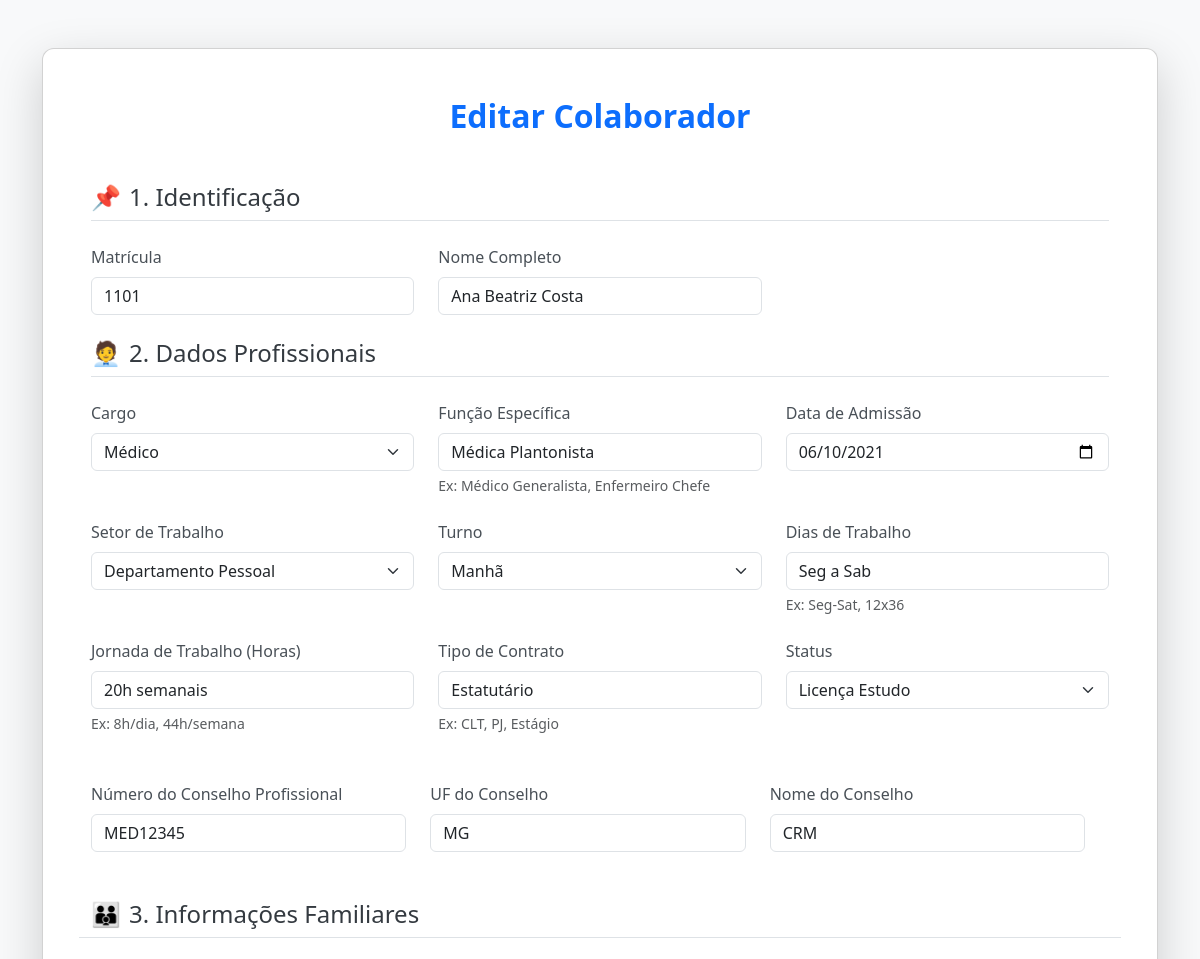
Before: /auth/colaboradores/editar/2/ (signed in, upper part) with the older database file.
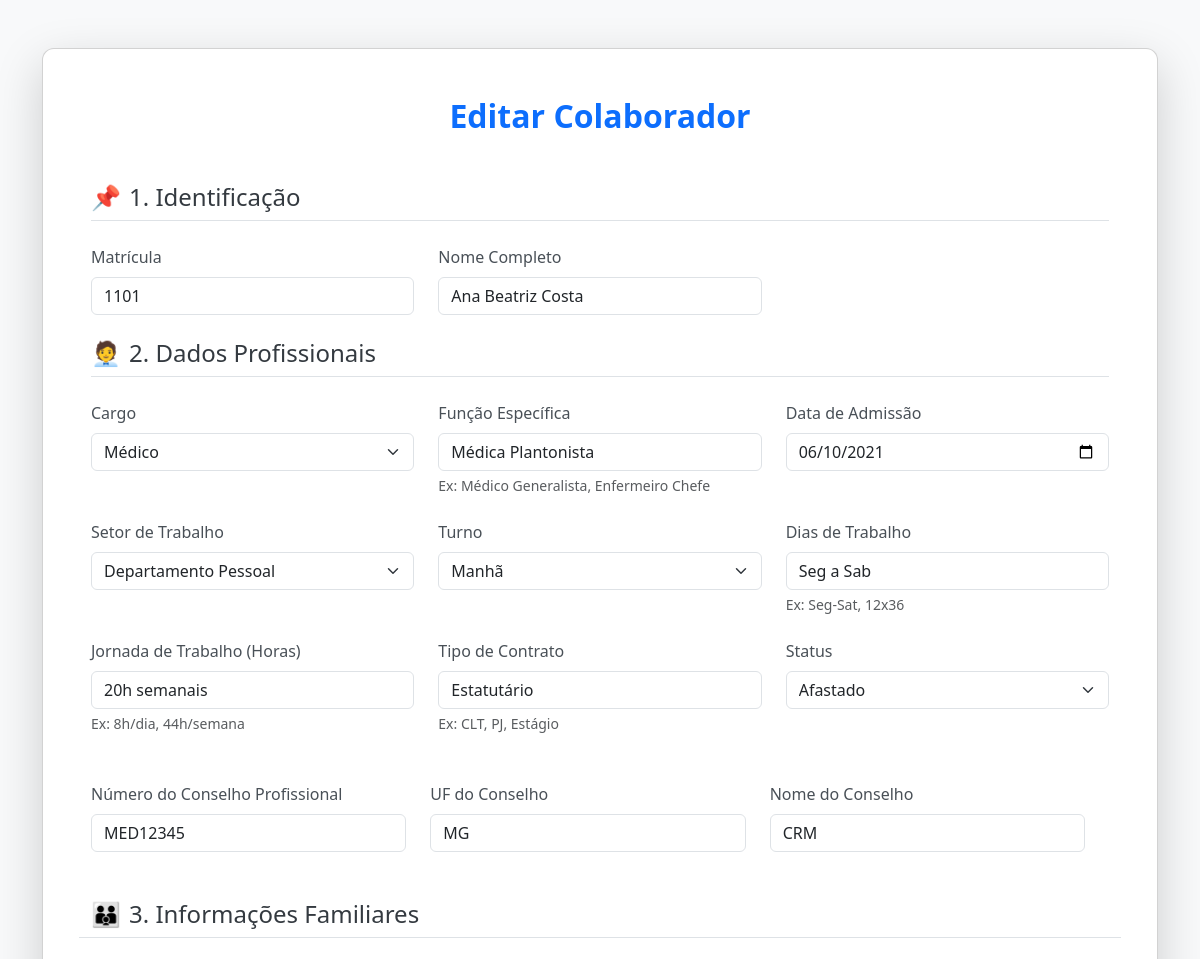
After: the same page with the newer database file.
### dp_ses_management/models.py (models this page shows, shortened)
class Colaborador(models.Model):
    registro = models.AutoField(primary_key=True)
    matricula = models.CharField(max_length=255, unique=True, verbose_name="Matrícula (código funcional)")
    nome_completo = models.CharField(max_length=255, verbose_name="Nome completo")
    CARGO_CHOICES = [
        ('medico', 'Médico'),
        ('analista', 'Analista em Saúde'),
        ('assistente', 'Assistente em Saúde'),
        ('auxiliar', 'Auxiliar em Saúde'),
    ]
    cargo = models.CharField(max_length=255, choices=CARGO_CHOICES, verbose_name="Cargo", default='aux_admin')
    funcao = models.CharField(max_length=255, verbose_name="Função Específica")
    numero_conselho = models.CharField(max_length=255, blank=True, null=True, verbose_name="Número do conselho profissional")
    uf_conselho = models.CharField(max_length=255, blank=True, null=True, verbose_name="UF do conselho")
    nome_conselho = models.CharField(max_length=255, blank=True, null=True, verbose_name="Nome do conselho")
    SETOR_CHOICES = [
        ('almoxarifado', 'Almoxarifado'),
        ('ambulatorio', 'Ambulatório'),
        ('bloco_cirurgico', 'Bloco Cirúrgico'),
        ('ccih', 'CCIH'),
        ('clinica_cirurgica', 'Clínica Cirúrgica'),
        ('clinica_ortopedica', 'Clínica Ortopédica'),
        ('epidemiologia', 'Epidemiologia'),
        ('farmacia', 'Farmácia'),
        ('imobilizacao', 'Imobilização'),
        ('maternidade', 'Maternidade'),
        ('recepcao', 'Recepção'),
        ('same', 'SAME'),
        ('uti', 'UTI'),
        ('dp', 'Departamento Pessoal'),
    ]
    setor_trabalho = models.CharField(max_length=255, choices=SETOR_CHOICES, verbose_name="Setor de trabalho", default='enfermaria')
    TURNO_CHOICES = [
        ('manha', 'Manhã'),
        ('tarde', 'Tarde'),
        ('noite', 'Noite'),
        ('integral', 'Integral'),
        ('diarista', 'Diarista'),
    ]
    turno = models.CharField(max_length=255, choices=TURNO_CHOICES, verbose_name="Turno", default='manha')
    dias_trabalho = models.CharField(max_length=255, verbose_name="Dias de trabalho", blank=True, null=True)
    jornada_trabalho = models.CharField(max_length=255, verbose_name="Jornada de trabalho (Ex: 8h/dia)")
    tipo_contrato = models.CharField(max_length=255, verbose_name="Tipo de contrato")
    STATUS_CHOICES = [
        ('ativo', 'Ativo'),
        ('inativo', 'Inativo'),
        ('ferias', 'Férias'),
        ('afastado', 'Afastado'),
        ('licencan', 'Licença Nojo'),
        ('licencag', 'Licença Gala'),
        ('licencam', 'Licença Maternidade'),
        ('licencap', 'Licença Paternidade'),
        ('licencae', 'Licença Eleitoral'),
        ('licencat', 'Licença de Trato e Interesse Particular'),
        ('licencaedu', 'Licença Estudo'),
        ('licencapremio', 'Licença Prêmio'),
        ('demitido', 'Demitido'),
        ('exonerado', 'Exonerado'),
    ]
    status = models.CharField(max_length=255, choices=STATUS_CHOICES, verbose_name="Status", default='ativo')
    data_admissao = models.DateField(verbose_name="Data de admissão")
    nome_mae = models.CharField(max_length=255, verbose_name="Nome da mãe")
    nome_pai = models.CharField(max_length=255, blank=True, null=True, verbose_name="Nome do pai")
    data_nascimento = models.DateField(verbose_name="Data de nascimento")
    naturalidade = models.CharField(max_length=255, verbose_name="Naturalidade (cidade/estado)")
    ESTADO_CIVIL_CHOICES = [
        ('solteiro', 'Solteiro(a)'),
        ('casado', 'Casado(a)'),
        ('divorciado', 'Divorciado(a)'),
        ('viuvo', 'Viúvo(a)'),
        ('uniao_estavel', 'União Estável'),
    ]
    estado_civil = models.CharField(max_length=255, choices=ESTADO_CIVIL_CHOICES, verbose_name="Estado civil", default='solteiro')
    titulo_eleitor = models.CharField(max_length=255, blank=True, null=True, verbose_name="Título de eleitor")
    zona_eleitoral = models.CharField(max_length=255, blank=True, null=True, verbose_name="Zona eleitoral")
    secao_eleitoral = models.CharField(max_length=255, blank=True, null=True, verbose_name="Seção eleitoral")
    estado_vota = models.CharField(max_length=255, blank=True, null=True, verbose_name="Estado onde vota")
    rg_completo = models.CharField(max_length=255, verbose_name="RG (Número e órgão emissor)")
    cpf = models.CharField(max_length=255, unique=True, verbose_name="CPF")
    numero_ctps = models.CharField(max_length=255, unique=True, verbose_name="Número da CTPS")
    serie_ctps = models.CharField(max_length=255, verbose_name="Série da CTPS")
    uf_ctps = models.CharField(max_length=255, verbose_name="UF da CTPS")
    documento_militar = models.CharField(max_length=255, blank=True, null=True, verbose_name="Documento militar")
    grau_instrucao = models.CharField(max_length=255, verbose_name="Grau de instrução")
    numero_pasep = models.CharField(max_length=255, blank=True, null=True, verbose_name="Número do PASEP")
    celular = models.CharField(max_length=255, verbose_name="Celular")
    telefone_fixo = models.CharField(max_length=255, blank=True, null=True, verbose_name="Telefone fixo")
    email = models.EmailField(verbose_name="E-mail", unique=True)
    cep = models.CharField(max_length=255, verbose_name="CEP")
    endereco = models.CharField(max_length=255, verbose_name="Logradouro")
    numero = models.CharField(max_length=255, verbose_name="Número")
    complemento = models.CharField(max_length=255, blank=True, null=True, verbose_name="Complemento")
    bairro = models.CharField(max_length=255, verbose_name="Bairro")
    cidade = models.CharField(max_length=255, verbose_name="Cidade")
    uf = models.CharField(max_length=255, verbose_name="UF")
    observacoes = models.TextField(
        max_length=10000,
        blank=True,
        null=True,
        verbose_name="Observações (informações adicionais)"
    )

### dp_ses_management/views.py (the view, shortened to what this page needs)
# urls.py: path('colaboradores/editar/<int:id>/', views.editar_colaborador, name='editar_colaborador'),
@login_required(login_url='/auth/login/')
def editar_colaborador(request, id):
    colaborador = get_object_or_404(Colaborador, registro=id)
    return render(request, 'tarefas/editar_colaborador.html', {'colaborador': colaborador})

### templates/tarefas/editar_colaborador.html (shortened to what the changed rows need)
<!DOCTYPE html>
<html lang="pt-BR">
<head>
    {% load static %}
    <link href="https://cdn.jsdelivr.net/npm/bootstrap@5.3.3/dist/css/bootstrap.min.css" rel="stylesheet" />
</head>
<body class="bg-light">
    <div class="container py-5">
        <div class="card shadow-lg">
            <div class="card-body p-5">
                <h2 class="mb-5 text-center text-primary fw-bold">Editar Colaborador</h2>
                <form method="post">
                    <div class="row g-4 mb-4">
                        <div class="col-md-4">
                            <label for="id_matricula" class="form-label">Matrícula</label>
                            <input type="text" name="matricula" id="id_matricula" class="form-control" value="{{ colaborador.matricula }}" required />
                        </div>
                        <div class="col-md-4">
                            <label for="id_nome_completo" class="form-label">Nome Completo</label>
                            <input type="text" name="nome_completo" id="id_nome_completo" class="form-control" value="{{ colaborador.nome_completo }}" required />
                        </div>
                    </div>
                    <div class="row g-4 mb-4">
                        <div class="col-md-4">
                            <label for="id_cargo" class="form-label">Cargo</label>
                            <select name="cargo" id="id_cargo" class="form-select" required>
                                <option value="medico" {% if colaborador.cargo == "medico" %}selected{% endif %}>Médico</option>
                            </select>
                        </div>
                        <div class="col-md-4">
                            <label for="id_funcao" class="form-label">Função Específica</label>
                            <input type="text" name="funcao" id="id_funcao" class="form-control" value="{{ colaborador.funcao }}" required aria-describedby="funcaoHelp"/>
                            <div id="funcaoHelp" class="form-text">Ex: Médico Generalista, Enfermeiro Chefe</div>
                        </div>
                        <div class="col-md-4">
                            <label for="id_data_admissao" class="form-label">Data de Admissão</label>
                            <input type="date" name="data_admissao" id="id_data_admissao" class="form-control" value="{{ colaborador.data_admissao|date:'Y-m-d' }}" required />
                        </div>
                        <div class="col-md-4">
                            <label for="id_setor_trabalho" class="form-label">Setor de Trabalho</label>
                            <select name="setor_trabalho" id="id_setor_trabalho" class="form-select" required>
                                <option value="dp" {% if colaborador.setor_trabalho == "dp" %}selected{% endif %}>Departamento Pessoal</option>
                            </select>
                        </div>
                        <div class="col-md-4">
                            <label for="id_turno" class="form-label">Turno</label>
                            <select name="turno" id="id_turno" class="form-select" required>
                                <option value="manha" {% if colaborador.turno == "manha" %}selected{% endif %}>Manhã</option>
                            </select>
                        </div>
                        <div class="col-md-4">
                            <label for="id_dias_trabalho" class="form-label">Dias de Trabalho</label>
                            <input type="text" name="dias_trabalho" id="id_dias_trabalho" class="form-control" value="{{ colaborador.dias_trabalho }}" required aria-describedby="diasTrabalhoHelp"/>
                            <div id="diasTrabalhoHelp" class="form-text">Ex: Seg-Sat, 12x36</div>
                        </div>
                        <div class="col-md-4">
                            <label for="id_jornada_trabalho" class="form-label">Jornada de Trabalho (Horas)</label>
                            <input type="text" name="jornada_trabalho" id="id_jornada_trabalho" class="form-control" value="{{ colaborador.jornada_trabalho }}" required aria-describedby="jornadaHelp"/>
                            <div id="jornadaHelp" class="form-text">Ex: 8h/dia, 44h/semana</div>
                        </div>
                        <div class="col-md-4">
                            <label for="id_tipo_contrato" class="form-label">Tipo de Contrato</label>
                            <input type="text" name="tipo_contrato" id="id_tipo_contrato" class="form-control" value="{{ colaborador.tipo_contrato }}" required aria-describedby="contratoHelp"/>
                            <div id="contratoHelp" class="form-text">Ex: CLT, PJ, Estágio</div>
                        </div>
                    <div class="col-md-4">
                        <label for="id_status" class="form-label">Status</label>
                        <select name="status" id="id_status" class="form-select" required>
                            <option value="afastado" {% if colaborador.status == "afastado" %}selected{% endif %}>Afastado</option>
                            <option value="licencaedu" {% if colaborador.status == "licencaedu" %}selected{% endif %}>Licença Estudo</option>
                        </select>
                    </div>
                    <div id="conselho_profissional_section" class="row g-4 mb-4">
                        <div class="col-md-4">
                            <label for="id_numero_conselho" class="form-label">Número do Conselho Profissional</label>
                            <input type="text" name="numero_conselho" id="id_numero_conselho" class="form-control" value="{{ colaborador.numero_conselho|default_if_none:'' }}" placeholder="Ex: CRM/COREN 123456" />
                        </div>
                        <div class="col-md-4">
                            <label for="id_uf_conselho" class="form-label">UF do Conselho</label>
                            <input type="text" name="uf_conselho" id="id_uf_conselho" class="form-control" value="{{ colaborador.uf_conselho|default_if_none:'' }}" maxlength="2" placeholder="Ex: PE" />
                        </div>
                        <div class="col-md-4">
                            <label for="id_nome_conselho" class="form-label">Nome do Conselho</label>
                            <input type="text" name="nome_conselho" id="id_nome_conselho" class="form-control" value="{{ colaborador.nome_conselho|default_if_none:'' }}" placeholder="Ex: CRM, COREN" />
                        </div>
                    </div>
                </form>
            </div>
        </div>
    </div>
</body>
</html>

Changed rows visible on the page:
changed Colaborador "Ana Beatriz Costa": status "Licença Estudo" → "Afastado"
